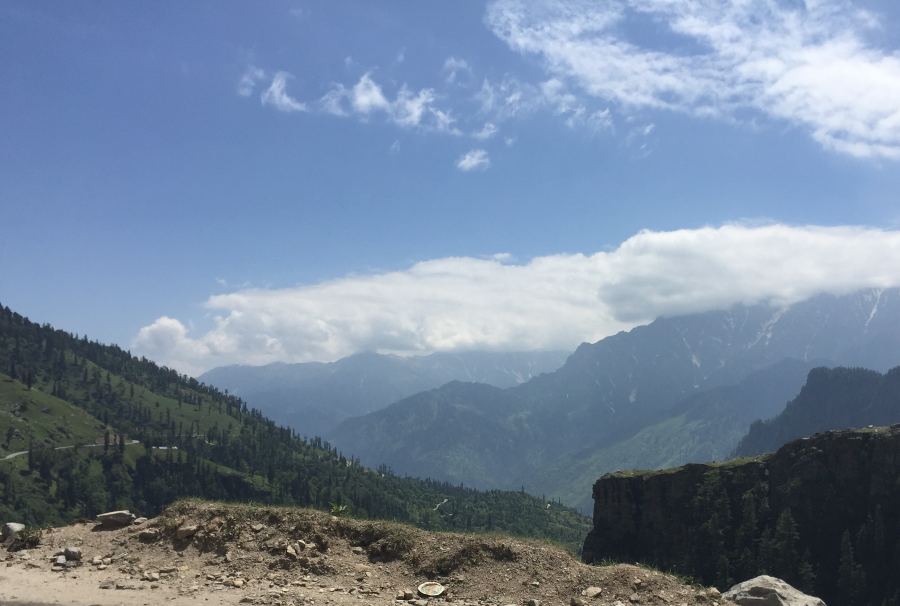
#> input picture ex.png, 2700 x 1818 px, given in place of ex.jpg, which was not available (shown at 1/3 size)
$ python cv2.calcHist.py
#> lines starting #> are read from the running program, lines starting #| are printed output that depends on the picture; pictures that were not available may be replaced by others from this repository, and a replacement may not be noted
# importing required libraries of opencv
import cv2

# importing library for plotting
from matplotlib import pyplot as plt

# reads an input image
img = cv2.imread('ex.jpg',0)
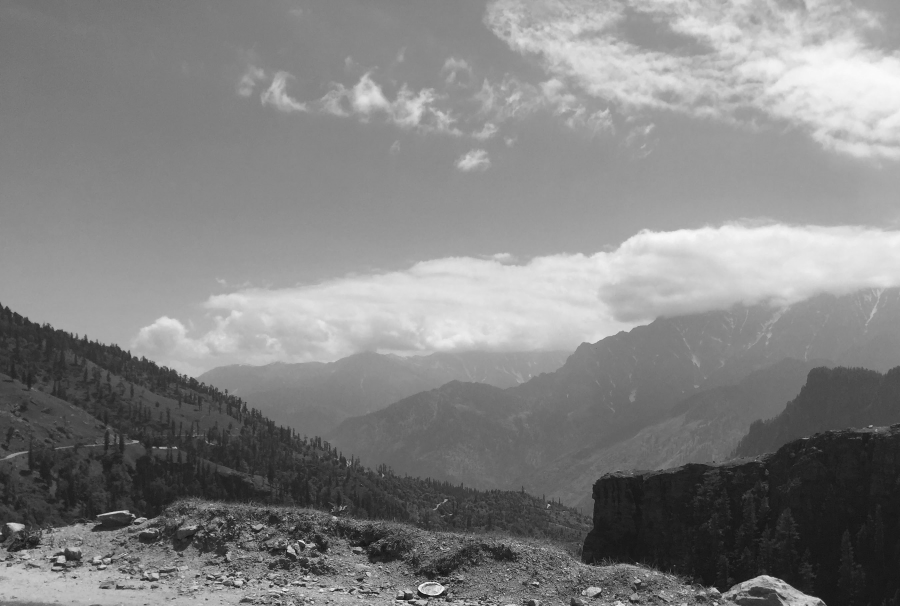
#> img: shape (1818, 2700) (shown at 1/3 size); min 4, max 253, mean 131

# find frequency of pixels in range 0-255
histr = cv2.calcHist([img],[0],None,[256],[0,256])
#> histr = 256 values, max 60486 at index 136, min 0 at index 0, mean 19174.2

# show the plotting graph of an image
img = cv2.resize(img,dsize=[0,0],fx=0.2,fy=0.2,)
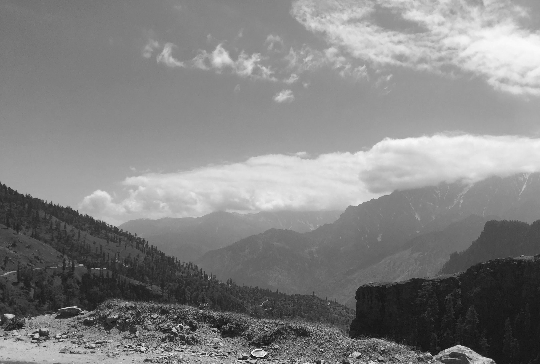
#> img: shape (364, 540); min 12, max 253, mean 131.1
cv2.imshow('image',img)
cv2.waitKey(0)
plt.plot(histr)
plt.show()
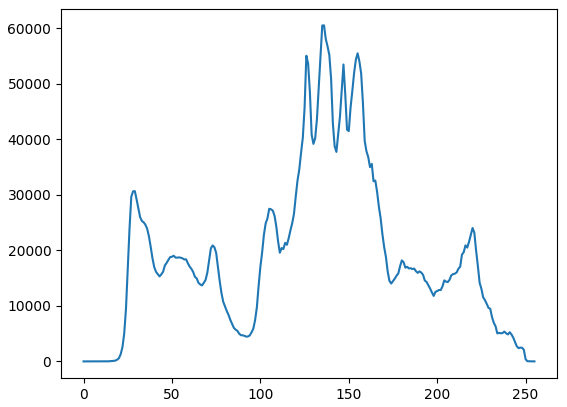
#> figure drawn by matplotlib, 1 panel; curve peaks at x = 136, y = 60486


#####  image to histogram  #####
